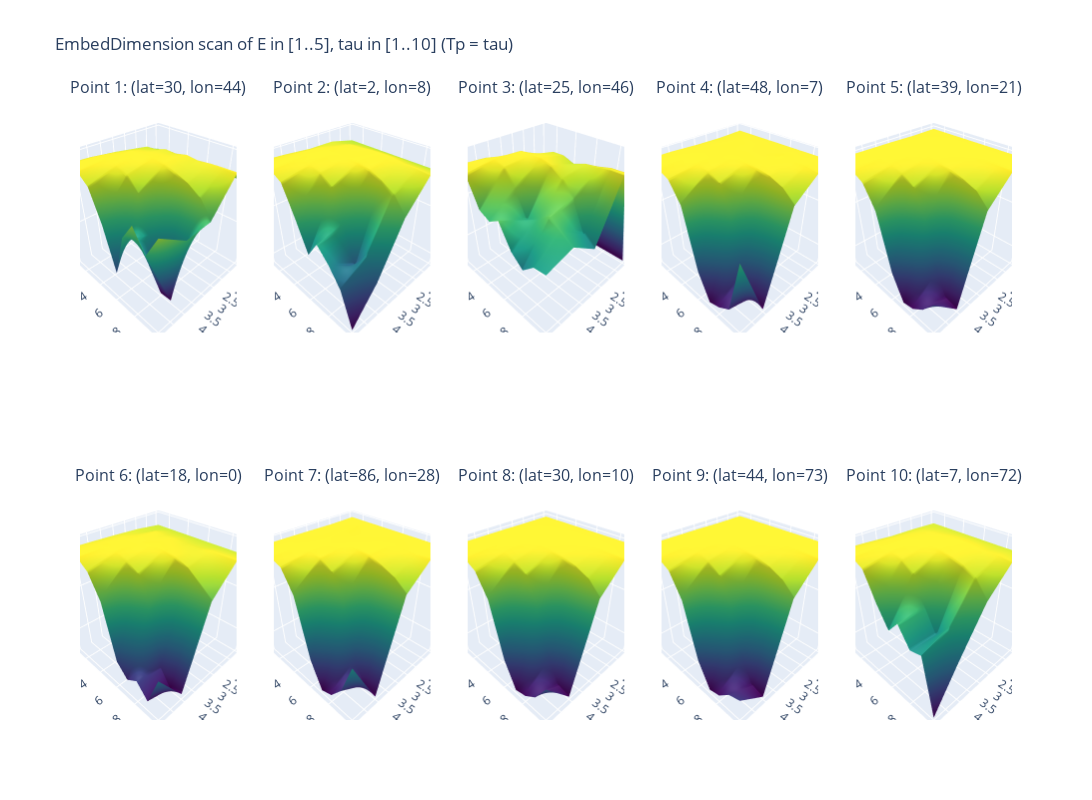

This figure's notebook cell:
### Code cell
import xarray as xr
import pandas as pd
import numpy as np
import random

import plotly.graph_objects as go
from plotly.subplots import make_subplots

from pyEDM import EmbedDimension


# assert ds_sat.sizes["age"] == len(df_pre), (
#     "ds_sat age dimension must match length of precession time series."
# )


# Grab coordinate sizes
nlat = ds_sat.sizes["lat"]
nlon = ds_sat.sizes["lon"]
ages = ds_sat["age"].values  # not strictly needed but good to keep track

# ---------------------------------------------------------------------
# 2. Randomly select 10 (lat, lon) grid points
# ---------------------------------------------------------------------
all_pairs = [(ilat, ilon) for ilat in range(nlat) for ilon in range(nlon)]
random_pairs = random.sample(all_pairs, 10)  # pick 10 unique (ilat, ilon)



results_list = []  # will be a list of (ilat, ilon, Evals, Tauvals, RhoMatrix)

for idx, (ilat, ilon) in enumerate(random_pairs):
    # Extract local sat time series
    sat_ts = ds_sat["sat"].isel(lat=ilat, lon=ilon).values

    df_tmp = pd.DataFrame({
        "Time": ages,
        "pre": df_pre["pre"],  # predictor
        "sat": sat_ts          # target to predict
    })

    # We'll store a 2D array of shape (5,10) for E=1..5, tau=1..10
    # Accessed as RhoMatrix[E-1, tau-1].
    RhoMatrix = np.zeros((5, 10))

    # For each tau in 1..10, call EmbedDimension once with maxE=5 and Tp=tau
    for tau in range(1, 11):
        edm_out = EmbedDimension(
            dataFrame=df_tmp,
            columns="sat",
            target="pre",
            maxE=5,          # We'll evaluate E=1..5
            tau=tau,
            Tp=30,
            lib="1 120",     # Entire time series, adapt if needed
            pred="1 120",
            showPlot=False,  # We'll handle plotting ourselves
            # If you want to speed up or parallelize, you can set numThreads or numProcess
        )

        for e_row in edm_out.itertuples():
            e_val = e_row.E     # 1..5
            # print(e_val)
            rho_val = e_row.rho
            RhoMatrix[int(e_val - 1), int(tau - 1)] = rho_val

    # We'll store the axis values for plotting (note: we want these in 2D for a surface plot).
    E_axis = np.arange(1, 6)     # 1..5
    Tau_axis = np.arange(1, 11)  # 1..10

    # Save the result for this grid point
    results_list.append((ilat, ilon, E_axis, Tau_axis, RhoMatrix))

# ---------------------------------------------------------------------
# 4. Make a 3D surface plot for each of the 10 results
#    using Plotly subplots
# ---------------------------------------------------------------------

# We'll do 2 rows, 5 columns of 3D subplots
fig = make_subplots(
    rows=2, cols=5,
    specs=[
        [{"type": "surface"}]*5,
        [{"type": "surface"}]*5
    ],
    subplot_titles=[f"Point {i+1}: (lat={r[0]}, lon={r[1]})" for i, r in enumerate(results_list)]
)

for i, (ilat, ilon, E_axis, Tau_axis, RhoMatrix) in enumerate(results_list):

    E_grid, Tau_grid = np.meshgrid(E_axis, Tau_axis, indexing='ij')

    row = (i // 5) + 1
    col = (i % 5) + 1

    # Create the surface trace
    surf = go.Surface(
        x=E_grid,       # E dimension
        y=Tau_grid,     # tau dimension
        z=RhoMatrix,    # rho
        colorscale="Viridis",   # or any Plotly colormap you like
        showscale=False         # hide colorbar in subplots for neatness
    )
    fig.add_trace(surf, row=row, col=col)

# Update overall layout
fig.update_layout(
    height=800, width=1400,
    title="EmbedDimension scan of E in [1..5], tau in [1..10] (Tp = tau)",
    scene=dict(
        xaxis_title="E",
        yaxis_title="tau",
        zaxis_title="rho"
    ),
    # If you prefer separate axis labels per subplot, you can set them individually
    # with fig.update_xaxes(..., row=?, col=?)
)

fig.show()

### Figure 1 — Plotly figure (JSON) as saved in the notebook; plotly's stock layout.template omitted (floating-point values rounded to 4 significant figures)
{"data": [{"colorscale": [[0, "#440154"], [0.1111, "#482878"], [0.2222, "#3e4989"], [0.3333, "#31688e"], [0.4444, "#26828e"], [0.5556, "#1f9e89"], [0.6667, "#35b779"], [0.7778, "#6ece58"], [0.8889, "#b5de2b"], [1, "#fde725"]], "scene": "scene", "showscale": false, "type": "surface", "x": [[1, 1, 1, 1, 1, 1, 1, 1, 1, 1], [2, 2, 2, 2, 2, 2, 2, 2, 2, 2], [3, 3, 3, 3, 3, 3, 3, 3, 3, 3], [4, 4, 4, 4, 4, 4, 4, 4, 4, 4], [5, 5, 5, 5, 5, 5, 5, 5, 5, 5]], "y": [[1, 2, 3, 4, 5, 6, 7, 8, 9, 10], [1, 2, 3, 4, 5, 6, 7, 8, 9, 10], [1, 2, 3, 4, 5, 6, 7, 8, 9, 10], [1, 2, 3, 4, 5, 6, 7, 8, 9, 10], [1, 2, 3, 4, 5, 6, 7, 8, 9, 10]], "z": [[0.8276, 0.8276, 0.8276, 0.8276, 0.8276, 0.8276, 0.8276, 0.8276, 0.8276, 0.8276], [0.8904, 0.9255, 0.9315, 0.9571, 0.9538, 0.9713, 0.9625, 0.9714, 0.9758, 0.9776], [0.9203, 0.953, 0.98, 0.9823, 0.9909, 0.9776, 0.9534, 0.9205, 0.8644, 0.7495], [0.9429, 0.9794, 0.9891, 0.9774, 0.9466, 0.857, 0.6026, 0.1836, 0.1869, 0.7387], [0.9515, 0.9862, 0.9765, 0.9164, 0.7043, 0.388, 0.7168, 0.8458, 0.7069, 0.8713]]}, {"colorscale": [[0, "#440154"], [0.1111, "#482878"], [0.2222, "#3e4989"], [0.3333, "#31688e"], [0.4444, "#26828e"], [0.5556, "#1f9e89"], [0.6667, "#35b779"], [0.7778, "#6ece58"], [0.8889, "#b5de2b"], [1, "#fde725"]], "scene": "scene2", "showscale": false, "type": "surface", "x": [[1, 1, 1, 1, 1, 1, 1, 1, 1, 1], [2, 2, 2, 2, 2, 2, 2, 2, 2, 2], [3, 3, 3, 3, 3, 3, 3, 3, 3, 3], [4, 4, 4, 4, 4, 4, 4, 4, 4, 4], [5, 5, 5, 5, 5, 5, 5, 5, 5, 5]], "y": [[1, 2, 3, 4, 5, 6, 7, 8, 9, 10], [1, 2, 3, 4, 5, 6, 7, 8, 9, 10], [1, 2, 3, 4, 5, 6, 7, 8, 9, 10], [1, 2, 3, 4, 5, 6, 7, 8, 9, 10], [1, 2, 3, 4, 5, 6, 7, 8, 9, 10]], "z": [[0.8543, 0.8543, 0.8543, 0.8543, 0.8543, 0.8543, 0.8543, 0.8543, 0.8543, 0.8543], [0.9107, 0.9175, 0.9481, 0.9545, 0.9654, 0.9709, 0.9708, 0.9549, 0.9547, 0.9448], [0.9136, 0.9572, 0.9736, 0.9738, 0.97, 0.9745, 0.9556, 0.9082, 0.844, 0.697], [0.937, 0.9683, 0.9787, 0.9678, 0.9413, 0.8641, 0.5958, 0.2579, 0.4505, 0.2434], [0.951, 0.9716, 0.9692, 0.9151, 0.6697, 0.3903, 0.5642, 0.4461, 0.2824, -0.06836]]}, {"colorscale": [[0, "#440154"], [0.1111, "#482878"], [0.2222, "#3e4989"], [0.3333, "#31688e"], [0.4444, "#26828e"], [0.5556, "#1f9e89"], [0.6667, "#35b779"], [0.7778, "#6ece58"], [0.8889, "#b5de2b"], [1, "#fde725"]], "scene": "scene3", "showscale": false, "type": "surface", "x": [[1, 1, 1, 1, 1, 1, 1, 1, 1, 1], [2, 2, 2, 2, 2, 2, 2, 2, 2, 2], [3, 3, 3, 3, 3, 3, 3, 3, 3, 3], [4, 4, 4, 4, 4, 4, 4, 4, 4, 4], [5, 5, 5, 5, 5, 5, 5, 5, 5, 5]], "y": [[1, 2, 3, 4, 5, 6, 7, 8, 9, 10], [1, 2, 3, 4, 5, 6, 7, 8, 9, 10], [1, 2, 3, 4, 5, 6, 7, 8, 9, 10], [1, 2, 3, 4, 5, 6, 7, 8, 9, 10], [1, 2, 3, 4, 5, 6, 7, 8, 9, 10]], "z": [[0.7342, 0.7342, 0.7342, 0.7342, 0.7342, 0.7342, 0.7342, 0.7342, 0.7342, 0.7342], [0.8485, 0.9255, 0.955, 0.972, 0.9728, 0.9634, 0.9726, 0.9764, 0.9829, 0.9841], [0.9011, 0.9668, 0.9843, 0.9851, 0.9882, 0.9817, 0.9646, 0.9334, 0.8715, 0.8506], [0.9418, 0.9806, 0.9879, 0.9795, 0.9471, 0.8921, 0.9078, 0.9276, 0.9121, 0.8943], [0.9534, 0.9855, 0.9776, 0.9179, 0.9059, 0.922, 0.8712, 0.8469, 0.8738, 0.8777]]}, {"colorscale": [[0, "#440154"], [0.1111, "#482878"], [0.2222, "#3e4989"], [0.3333, "#31688e"], [0.4444, "#26828e"], [0.5556, "#1f9e89"], [0.6667, "#35b779"], [0.7778, "#6ece58"], [0.8889, "#b5de2b"], [1, "#fde725"]], "scene": "scene4", "showscale": false, "type": "surface", "x": [[1, 1, 1, 1, 1, 1, 1, 1, 1, 1], [2, 2, 2, 2, 2, 2, 2, 2, 2, 2], [3, 3, 3, 3, 3, 3, 3, 3, 3, 3], [4, 4, 4, 4, 4, 4, 4, 4, 4, 4], [5, 5, 5, 5, 5, 5, 5, 5, 5, 5]], "y": [[1, 2, 3, 4, 5, 6, 7, 8, 9, 10], [1, 2, 3, 4, 5, 6, 7, 8, 9, 10], [1, 2, 3, 4, 5, 6, 7, 8, 9, 10], [1, 2, 3, 4, 5, 6, 7, 8, 9, 10], [1, 2, 3, 4, 5, 6, 7, 8, 9, 10]], "z": [[0.9405, 0.9405, 0.9405, 0.9405, 0.9405, 0.9405, 0.9405, 0.9405, 0.9405, 0.9405], [0.9338, 0.9449, 0.9594, 0.9549, 0.9465, 0.945, 0.9681, 0.9584, 0.9704, 0.9488], [0.9402, 0.9568, 0.9589, 0.9596, 0.9681, 0.9641, 0.9544, 0.9338, 0.883, 0.7753], [0.9543, 0.9636, 0.9705, 0.9655, 0.9431, 0.8799, 0.6253, 0.1348, -0.1314, -0.1855], [0.9575, 0.9711, 0.968, 0.9273, 0.7485, 0.1157, -0.1747, -0.1284, -0.03632, 0.5822]]}, {"colorscale": [[0, "#440154"], [0.1111, "#482878"], [0.2222, "#3e4989"], [0.3333, "#31688e"], [0.4444, "#26828e"], [0.5556, "#1f9e89"], [0.6667, "#35b779"], [0.7778, "#6ece58"], [0.8889, "#b5de2b"], [1, "#fde725"]], "scene": "scene5", "showscale": false, "type": "surface", "x": [[1, 1, 1, 1, 1, 1, 1, 1, 1, 1], [2, 2, 2, 2, 2, 2, 2, 2, 2, 2], [3, 3, 3, 3, 3, 3, 3, 3, 3, 3], [4, 4, 4, 4, 4, 4, 4, 4, 4, 4], [5, 5, 5, 5, 5, 5, 5, 5, 5, 5]], "y": [[1, 2, 3, 4, 5, 6, 7, 8, 9, 10], [1, 2, 3, 4, 5, 6, 7, 8, 9, 10], [1, 2, 3, 4, 5, 6, 7, 8, 9, 10], [1, 2, 3, 4, 5, 6, 7, 8, 9, 10], [1, 2, 3, 4, 5, 6, 7, 8, 9, 10]], "z": [[0.9834, 0.9834, 0.9834, 0.9834, 0.9834, 0.9834, 0.9834, 0.9834, 0.9834, 0.9834], [0.9805, 0.9871, 0.9894, 0.994, 0.993, 0.992, 0.9924, 0.9911, 0.9921, 0.99], [0.987, 0.9924, 0.994, 0.9954, 0.992, 0.9828, 0.9651, 0.9296, 0.8798, 0.7522], [0.9888, 0.9954, 0.9937, 0.9822, 0.9506, 0.8655, 0.6198, 0.1548, -0.1198, -0.169], [0.9912, 0.9947, 0.9805, 0.9224, 0.7219, 0.1112, -0.166, -0.1328, -0.0213, 0.1555]]}, {"colorscale": [[0, "#440154"], [0.1111, "#482878"], [0.2222, "#3e4989"], [0.3333, "#31688e"], [0.4444, "#26828e"], [0.5556, "#1f9e89"], [0.6667, "#35b779"], [0.7778, "#6ece58"], [0.8889, "#b5de2b"], [1, "#fde725"]], "scene": "scene6", "showscale": false, "type": "surface", "x": [[1, 1, 1, 1, 1, 1, 1, 1, 1, 1], [2, 2, 2, 2, 2, 2, 2, 2, 2, 2], [3, 3, 3, 3, 3, 3, 3, 3, 3, 3], [4, 4, 4, 4, 4, 4, 4, 4, 4, 4], [5, 5, 5, 5, 5, 5, 5, 5, 5, 5]], "y": [[1, 2, 3, 4, 5, 6, 7, 8, 9, 10], [1, 2, 3, 4, 5, 6, 7, 8, 9, 10], [1, 2, 3, 4, 5, 6, 7, 8, 9, 10], [1, 2, 3, 4, 5, 6, 7, 8, 9, 10], [1, 2, 3, 4, 5, 6, 7, 8, 9, 10]], "z": [[0.8677, 0.8677, 0.8677, 0.8677, 0.8677, 0.8677, 0.8677, 0.8677, 0.8677, 0.8677], [0.9006, 0.9025, 0.9507, 0.9399, 0.9469, 0.9335, 0.9334, 0.9536, 0.9578, 0.9581], [0.9182, 0.9465, 0.9584, 0.9621, 0.9784, 0.9726, 0.9503, 0.9005, 0.7979, 0.694], [0.9311, 0.9603, 0.9725, 0.9686, 0.9279, 0.8533, 0.6033, -0.04395, -0.245, -0.2054], [0.941, 0.9683, 0.9721, 0.8889, 0.6591, 0.04686, -0.08983, 0.006312, -0.1468, 0.2392]]}, {"colorscale": [[0, "#440154"], [0.1111, "#482878"], [0.2222, "#3e4989"], [0.3333, "#31688e"], [0.4444, "#26828e"], [0.5556, "#1f9e89"], [0.6667, "#35b779"], [0.7778, "#6ece58"], [0.8889, "#b5de2b"], [1, "#fde725"]], "scene": "scene7", "showscale": false, "type": "surface", "x": [[1, 1, 1, 1, 1, 1, 1, 1, 1, 1], [2, 2, 2, 2, 2, 2, 2, 2, 2, 2], [3, 3, 3, 3, 3, 3, 3, 3, 3, 3], [4, 4, 4, 4, 4, 4, 4, 4, 4, 4], [5, 5, 5, 5, 5, 5, 5, 5, 5, 5]], "y": [[1, 2, 3, 4, 5, 6, 7, 8, 9, 10], [1, 2, 3, 4, 5, 6, 7, 8, 9, 10], [1, 2, 3, 4, 5, 6, 7, 8, 9, 10], [1, 2, 3, 4, 5, 6, 7, 8, 9, 10], [1, 2, 3, 4, 5, 6, 7, 8, 9, 10]], "z": [[0.9531, 0.9531, 0.9531, 0.9531, 0.9531, 0.9531, 0.9531, 0.9531, 0.9531, 0.9531], [0.9498, 0.9583, 0.9667, 0.9523, 0.9584, 0.9635, 0.9658, 0.9612, 0.9545, 0.9677], [0.955, 0.9522, 0.965, 0.9634, 0.969, 0.973, 0.9625, 0.9175, 0.8618, 0.7617], [0.9595, 0.967, 0.9691, 0.9673, 0.9496, 0.8672, 0.6323, 0.1272, -0.1534, -0.1983], [0.9627, 0.9693, 0.9637, 0.9268, 0.7248, 0.1003, -0.1966, -0.143, 0.03266, 0.4062]]}, {"colorscale": [[0, "#440154"], [0.1111, "#482878"], [0.2222, "#3e4989"], [0.3333, "#31688e"], [0.4444, "#26828e"], [0.5556, "#1f9e89"], [0.6667, "#35b779"], [0.7778, "#6ece58"], [0.8889, "#b5de2b"], [1, "#fde725"]], "scene": "scene8", "showscale": false, "type": "surface", "x": [[1, 1, 1, 1, 1, 1, 1, 1, 1, 1], [2, 2, 2, 2, 2, 2, 2, 2, 2, 2], [3, 3, 3, 3, 3, 3, 3, 3, 3, 3], [4, 4, 4, 4, 4, 4, 4, 4, 4, 4], [5, 5, 5, 5, 5, 5, 5, 5, 5, 5]], "y": [[1, 2, 3, 4, 5, 6, 7, 8, 9, 10], [1, 2, 3, 4, 5, 6, 7, 8, 9, 10], [1, 2, 3, 4, 5, 6, 7, 8, 9, 10], [1, 2, 3, 4, 5, 6, 7, 8, 9, 10], [1, 2, 3, 4, 5, 6, 7, 8, 9, 10]], "z": [[0.9836, 0.9836, 0.9836, 0.9836, 0.9836, 0.9836, 0.9836, 0.9836, 0.9836, 0.9836], [0.9856, 0.9894, 0.993, 0.9949, 0.9968, 0.9965, 0.9955, 0.9935, 0.9895, 0.9868], [0.9896, 0.9955, 0.9976, 0.9969, 0.9925, 0.9838, 0.9659, 0.9369, 0.8774, 0.7509], [0.9916, 0.9978, 0.9955, 0.9822, 0.9481, 0.8706, 0.627, 0.1538, -0.1205, -0.1727], [0.9938, 0.9972, 0.9811, 0.9184, 0.7115, 0.1237, -0.1655, -0.1296, -0.02555, 0.194]]}, {"colorscale": [[0, "#440154"], [0.1111, "#482878"], [0.2222, "#3e4989"], [0.3333, "#31688e"], [0.4444, "#26828e"], [0.5556, "#1f9e89"], [0.6667, "#35b779"], [0.7778, "#6ece58"], [0.8889, "#b5de2b"], [1, "#fde725"]], "scene": "scene9", "showscale": false, "type": "surface", "x": [[1, 1, 1, 1, 1, 1, 1, 1, 1, 1], [2, 2, 2, 2, 2, 2, 2, 2, 2, 2], [3, 3, 3, 3, 3, 3, 3, 3, 3, 3], [4, 4, 4, 4, 4, 4, 4, 4, 4, 4], [5, 5, 5, 5, 5, 5, 5, 5, 5, 5]], "y": [[1, 2, 3, 4, 5, 6, 7, 8, 9, 10], [1, 2, 3, 4, 5, 6, 7, 8, 9, 10], [1, 2, 3, 4, 5, 6, 7, 8, 9, 10], [1, 2, 3, 4, 5, 6, 7, 8, 9, 10], [1, 2, 3, 4, 5, 6, 7, 8, 9, 10]], "z": [[0.9899, 0.9899, 0.9899, 0.9899, 0.9899, 0.9899, 0.9899, 0.9899, 0.9899, 0.9899], [0.9887, 0.9959, 0.9969, 0.9966, 0.9971, 0.9971, 0.9975, 0.9971, 0.9961, 0.9934], [0.9942, 0.9974, 0.9983, 0.9973, 0.9939, 0.9853, 0.9664, 0.9327, 0.8698, 0.7541], [0.996, 0.9982, 0.9962, 0.9839, 0.9494, 0.8582, 0.6095, 0.1559, -0.1162, -0.1677], [0.9973, 0.9971, 0.9825, 0.923, 0.7068, 0.1173, -0.1552, -0.1195, 0.01154, 0.06036]]}, {"colorscale": [[0, "#440154"], [0.1111, "#482878"], [0.2222, "#3e4989"], [0.3333, "#31688e"], [0.4444, "#26828e"], [0.5556, "#1f9e89"], [0.6667, "#35b779"], [0.7778, "#6ece58"], [0.8889, "#b5de2b"], [1, "#fde725"]], "scene": "scene10", "showscale": false, "type": "surface", "x": [[1, 1, 1, 1, 1, 1, 1, 1, 1, 1], [2, 2, 2, 2, 2, 2, 2, 2, 2, 2], [3, 3, 3, 3, 3, 3, 3, 3, 3, 3], [4, 4, 4, 4, 4, 4, 4, 4, 4, 4], [5, 5, 5, 5, 5, 5, 5, 5, 5, 5]], "y": [[1, 2, 3, 4, 5, 6, 7, 8, 9, 10], [1, 2, 3, 4, 5, 6, 7, 8, 9, 10], [1, 2, 3, 4, 5, 6, 7, 8, 9, 10], [1, 2, 3, 4, 5, 6, 7, 8, 9, 10], [1, 2, 3, 4, 5, 6, 7, 8, 9, 10]], "z": [[0.8921, 0.8921, 0.8921, 0.8921, 0.8921, 0.8921, 0.8921, 0.8921, 0.8921, 0.8921], [0.9046, 0.934, 0.9484, 0.9565, 0.9676, 0.9733, 0.968, 0.9544, 0.961, 0.9455], [0.9092, 0.9485, 0.9727, 0.9768, 0.9792, 0.9778, 0.9565, 0.9265, 0.8676, 0.7062], [0.9289, 0.9648, 0.9797, 0.9712, 0.9427, 0.8621, 0.6109, 0.3977, 0.5397, 0.2826], [0.9419, 0.9718, 0.9718, 0.9177, 0.6626, 0.4565, 0.6019, 0.4155, 0.4502, -0.1792]]}], "layout": {"annotations": [{"font": {"size": 16}, "showarrow": false, "text": "Point 1: (lat=30, lon=44)", "x": 0.084, "xanchor": "center", "xref": "paper", "y": 1, "yanchor": "bottom", "yref": "paper"}, {"font": {"size": 16}, "showarrow": false, "text": "Point 2: (lat=2, lon=8)", "x": 0.292, "xanchor": "center", "xref": "paper", "y": 1, "yanchor": "bottom", "yref": "paper"}, {"font": {"size": 16}, "showarrow": false, "text": "Point 3: (lat=25, lon=46)", "x": 0.5, "xanchor": "center", "xref": "paper", "y": 1, "yanchor": "bottom", "yref": "paper"}, {"font": {"size": 16}, "showarrow": false, "text": "Point 4: (lat=48, lon=7)", "x": 0.708, "xanchor": "center", "xref": "paper", "y": 1, "yanchor": "bottom", "yref": "paper"}, {"font": {"size": 16}, "showarrow": false, "text": "Point 5: (lat=39, lon=21)", "x": 0.916, "xanchor": "center", "xref": "paper", "y": 1, "yanchor": "bottom", "yref": "paper"}, {"font": {"size": 16}, "showarrow": false, "text": "Point 6: (lat=18, lon=0)", "x": 0.084, "xanchor": "center", "xref": "paper", "y": 0.375, "yanchor": "bottom", "yref": "paper"}, {"font": {"size": 16}, "showarrow": false, "text": "Point 7: (lat=86, lon=28)", "x": 0.292, "xanchor": "center", "xref": "paper", "y": 0.375, "yanchor": "bottom", "yref": "paper"}, {"font": {"size": 16}, "showarrow": false, "text": "Point 8: (lat=30, lon=10)", "x": 0.5, "xanchor": "center", "xref": "paper", "y": 0.375, "yanchor": "bottom", "yref": "paper"}, {"font": {"size": 16}, "showarrow": false, "text": "Point 9: (lat=44, lon=73)", "x": 0.708, "xanchor": "center", "xref": "paper", "y": 0.375, "yanchor": "bottom", "yref": "paper"}, {"font": {"size": 16}, "showarrow": false, "text": "Point 10: (lat=7, lon=72)", "x": 0.916, "xanchor": "center", "xref": "paper", "y": 0.375, "yanchor": "bottom", "yref": "paper"}], "height": 800, "scene": {"domain": {"x": [0, 0.168], "y": [0.625, 1]}, "xaxis": {"title": {"text": "E"}}, "yaxis": {"title": {"text": "tau"}}, "zaxis": {"title": {"text": "rho"}}}, "scene10": {"domain": {"x": [0.832, 1], "y": [0, 0.375]}}, "scene2": {"domain": {"x": [0.208, 0.376], "y": [0.625, 1]}}, "scene3": {"domain": {"x": [0.416, 0.584], "y": [0.625, 1]}}, "scene4": {"domain": {"x": [0.624, 0.792], "y": [0.625, 1]}}, "scene5": {"domain": {"x": [0.832, 1], "y": [0.625, 1]}}, "scene6": {"domain": {"x": [0, 0.168], "y": [0, 0.375]}}, "scene7": {"domain": {"x": [0.208, 0.376], "y": [0, 0.375]}}, "scene8": {"domain": {"x": [0.416, 0.584], "y": [0, 0.375]}}, "scene9": {"domain": {"x": [0.624, 0.792], "y": [0, 0.375]}}, "title": {"text": "EmbedDimension scan of E in [1..5], tau in [1..10] (Tp = tau)"}, "width": 1400}}
